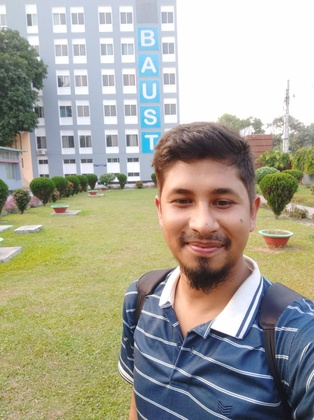
%> input picture Noise_Filtering/mypic.jpg, 314 x 420 px, shrunk from 958 x 1280 before the run
$ octave c_Adaptive_filtering.m   (GNU Octave 9; MATLAB toolbox functions it lacks are replaced by stand-ins)
%> lines starting %> are read from the running program, lines starting %| are printed output that depends on the picture
clc; clear all;
I=imread('mypic.jpg');
%> I is the input picture: size 420x314x3 uint8; mean R, G, B 167, 165.3, 151.3
I = rgb2gray(I);
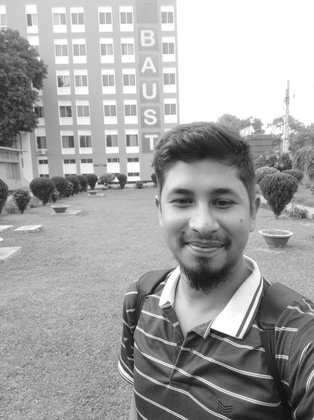
%> I: size 420x314 uint8; min 14, max 255, mean 164.2

rank=[1,2,5,9];
[m,n]=size(I);
%> m = 420; n = 314

figure(1);
subplot(2,3,1);
imshow(I);
title('Input image');
for k=1:4
%> this loop made 4 passes; what is shown inside it comes from the first
  c=zeros(m-2,n-2);
  for i=1:m-2
    for j=1:n-2
      ss = sort(reshape(I(i:i+2, j:j+2), [1,9]));
      c(i+1,j+1)=ss(rank(k));
    end
  end
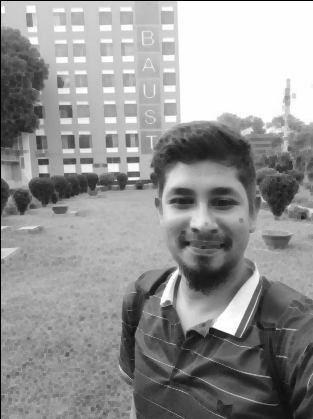
%> c: size 419x313 double; min 0, max 254, mean 149.3
  subplot(2,3,k+1);
  imshow(mat2gray(c));
  title(sprintf('Order statics filter image. rank=%s',num2str(k)));
end
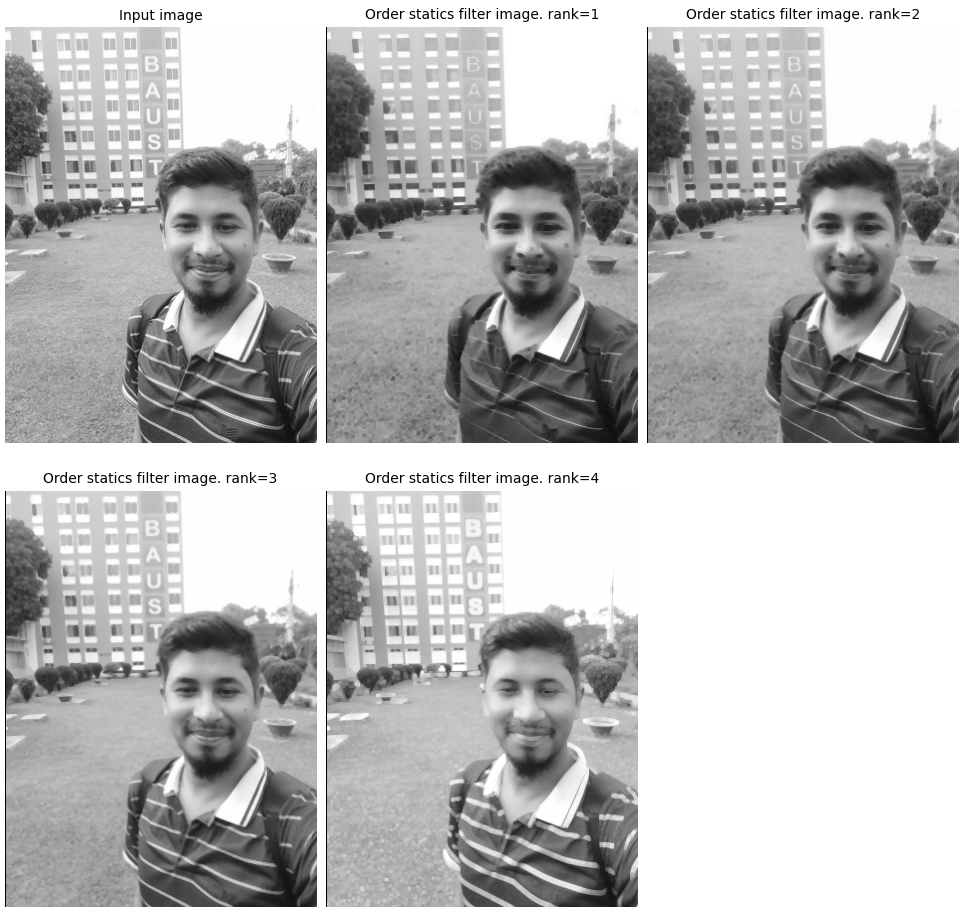
%> figure redrawn from the program's plot data, 5 panels
